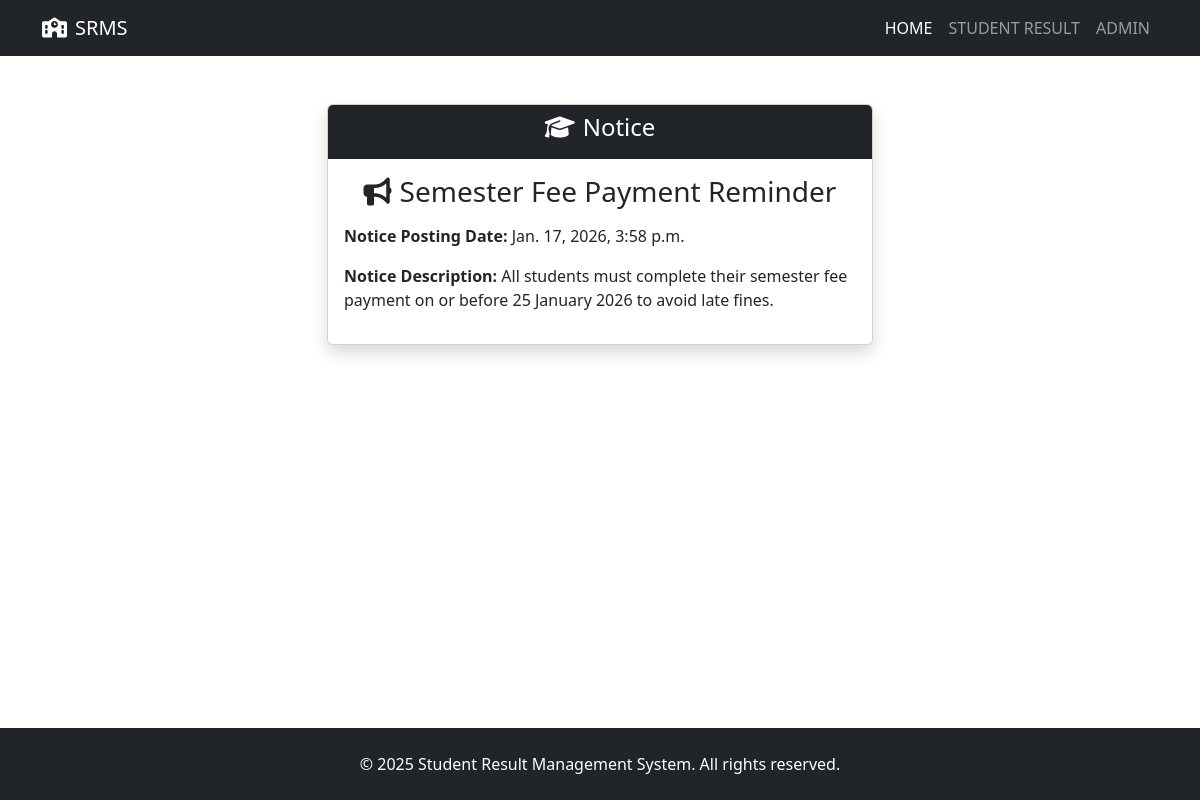
The app's page /notice_detail/4/ with its own data.
### resultapp/models.py (models this page shows, shortened)
class Notice(models.Model):
    title=models.CharField(max_length=100)
    description=models.TextField(max_length=500)
    posting_date=models.DateTimeField(auto_now_add=True)
    updation_date=models.DateTimeField(auto_now=True)

### resultapp/views.py (the view)
# urls.py: path("notice_detail/<int:notice_id>/",notice_detail,name="notice_detail"),
def notice_detail(request,notice_id):
    notice=Notice.objects.get(id=notice_id)   #or get_object_or_404(Notice,id=notice_id)
    return render(request,'notice_detail.html',locals())

### resultapp/templates/notice_detail.html (shortened to what this page needs)
{% extends 'base.html' %}
{% block content %}
<div class="container py-5" id="result_sheet">
    <div class="row justify-content-center">
        <div class="col-lg-6">
            <div class="card shadow">
                <div class="card-header text-center bg-dark text-white">
                    <h4><i class="fas fa-graduation-cap me-2"></i>Notice</h4>
                </div>
                <div class="card-body">
                    <div class="text-center">
                        <h3 class="mb-3"><i class="fas fa-bullhorn me-2"></i>{{notice.title}}</h3>
                    </div>
                    <p><strong>Notice Posting Date: </strong>{{notice.posting_date}}</p>
                    <p><strong>Notice Description: </strong>{{notice.description}}</p>
                </div>
            </div>
        </div>
    </div>
</div>
{% endblock %}

### records on screen
Notice: title "Semester Fee Payment Reminder", posting_date "Jan. 17, 2026, 3:58 p.m.", description "All students must complete their semester fee payment on or before 25 January 2026 to avoid late fines."
